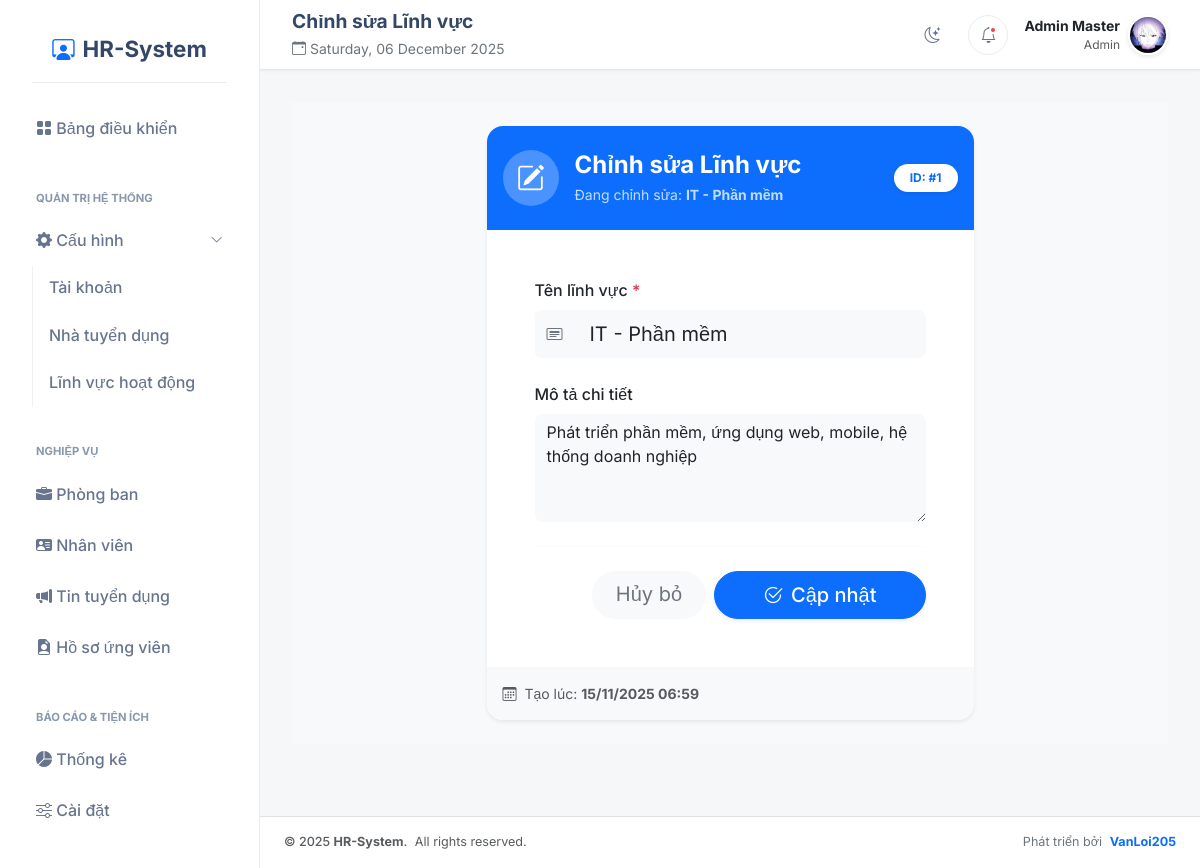
The app's page /public/fields/edit?id=1 (signed in) with its own data.
### tables this page shows
CREATE TABLE `fields` (
  `id` int unsigned NOT NULL AUTO_INCREMENT,
  `field_name` varchar(100) NOT NULL,
  `description` text,
  `created_at` timestamp NOT NULL DEFAULT CURRENT_TIMESTAMP,
  PRIMARY KEY (`id`),
  UNIQUE KEY `field_name_unique` (`field_name`)
);

### src/Core/functions.php (called while the page is built, shortened)
<?php
function view($path, $attributes = [])
{
    require BASE_PATH . 'views/layouts/master.view.php';
}
function e($value)
{
    return htmlspecialchars($value ?? '', ENT_QUOTES, 'UTF-8');
}

### src/Controllers/FieldController.php (called while the page is built, shortened)
<?php
class FieldController extends Controller
{
    protected $fieldModel;
    public function __construct()
    {
        $this->fieldModel = new Field();
    }
    public function edit()
    {
        $id = $_GET['id'] ?? null;
        $field = $this->fieldModel->find($id);
        $data = [
            'title' => 'Chỉnh sửa Lĩnh vực',
            'field' => $field
        ];
        return view('fields/edit', $data);
    }
}

### public/index.php (called while the page is built, shortened)
<?php
    require BASE_PATH . 'src/Core/functions.php';
    $router = new \App\Core\Router();
    $router->get('/login', 'AuthController@index');
    $router->post('/login', 'AuthController@login');
    $router->get('/logout', 'AuthController@logout');
    $router->get('/profile', 'ProfileController@index');
    $router->post('/profile/update', 'ProfileController@update');
    $router->post('/profile/update-info', 'ProfileController@updateInfo');
    $router->post('/profile/change-password', 'ProfileController@changePassword');
    $router->get('/users', 'UserController@index');
    $router->get('/users/create', 'UserController@create');
    $router->post('/users', 'UserController@store');
    $router->get('/users/edit', 'UserController@edit');
    $router->post('/users/update', 'UserController@update');
    $router->post('/users/delete', 'UserController@destroy');
    $router->get('/users/export-excel', 'UserController@exportExcel');
    $router->get('/users/export-pdf', 'UserController@exportPDF');
    $router->get('/departments', 'DepartmentController@index');
    $router->get('/departments/create', 'DepartmentController@create');
    $router->post('/departments', 'DepartmentController@store');
    $router->get('/departments/edit', 'DepartmentController@edit');
    $router->post('/departments/update', 'DepartmentController@update');
    $router->post('/departments/delete', 'DepartmentController@destroy');
    $router->get('/departments/employees', 'DepartmentController@apiGetEmployees');
    $router->get('/departments/export-excel', 'DepartmentController@exportExcel');
    $router->get('/departments/export-pdf', 'DepartmentController@exportPDF');
    $router->get('/departments/api/employees', 'DepartmentController@apiGetEmployees');
    $router->get('/employees', 'EmployeeController@index');
    $router->get('/employees/create', 'EmployeeController@create');
    $router->post('/employees', 'EmployeeController@store');
    $router->get('/employees/edit', 'EmployeeController@edit');
    $router->post('/employees/update', 'EmployeeController@update');
    $router->post('/employees/delete', 'EmployeeController@destroy');
    $router->get('/employees/export-excel', 'EmployeeController@exportExcel');
    $router->get('/employees/export-pdf', 'EmployeeController@exportPDF');
    $router->get('/recruiters', 'RecruiterController@index');
    $router->get('/recruiters/create', 'RecruiterController@create');
    $router->post('/recruiters', 'RecruiterController@store');
    $router->get('/recruiters/edit', 'RecruiterController@edit');
    $router->post('/recruiters/update', 'RecruiterController@update');
    $router->post('/recruiters/delete', 'RecruiterController@destroy');
    $router->get('/recruiters/export-excel', 'RecruiterController@exportExcel');
    $router->get('/fields', 'FieldController@index');
    $router->get('/fields/create', 'FieldController@create');
    $router->post('/fields', 'FieldController@store');
    $router->get('/fields/edit', 'FieldController@edit');
    $router->post('/fields/update', 'FieldController@update');
    $router->post('/fields/delete', 'FieldController@destroy');
    $router->get('/fields/export-excel', 'FieldController@exportExcel');
    $router->get('/fields/export-pdf', 'FieldController@exportPDF');
    $router->get('/positions', 'PositionController@index');
    $router->get('/positions/create', 'PositionController@create');
    $router->post('/positions', 'PositionController@store');
    $router->get('/positions/edit', 'PositionController@edit');
    $router->post('/positions/update', 'PositionController@update');
    $router->post('/positions/delete', 'PositionController@destroy');
    $router->get('/positions/export-excel', 'PositionController@exportExcel');
    $router->get('/positions/export-pdf', 'PositionController@exportPDF');
    $router->get('/candidates', 'CandidateController@index');
    $router->get('/candidates/create', 'CandidateController@create');
    $router->post('/candidates', 'CandidateController@store');
    $router->get('/candidates/edit', 'CandidateController@edit');
    $router->post('/candidates/update', 'CandidateController@update');
    $router->post('/candidates/delete', 'CandidateController@destroy');
    $router->get('/candidates/export-excel', 'CandidateController@exportExcel');
    $router->get('/candidates/export-pdf', 'CandidateController@exportPDF');
    $router->get('/statistics', 'StatisticsController@index');
    $router->get('/statistics/export-excel', 'StatisticsController@exportExcel');
    $router->post('/statistics/export-pdf', 'StatisticsController@exportPDF');
    $router->get('/settings', 'SettingController@index');
    $router->post('/settings/update', 'SettingController@update');
    $router->post('/settings/update', 'SettingController@update');
    $router->get('/', 'DashboardController@index');
    $uri = '/' . ($_GET['uri'] ?? '');
    if (strlen($uri) > 1) {
        $uri = rtrim($uri, '/');
    }
    $method = $_POST['_method'] ?? $_SERVER['REQUEST_METHOD'];
    try {
        $router->dispatch($uri, $method);
    } catch (\App\Core\Exceptions\RouteNotFoundException $e) {
        http_response_code(404);
        echo "404 - Page Not Found";
    } catch (\App\Core\Exceptions\UnauthorizedException $e) {
        http_response_code(403);
        flash('error', $e->getMessage());
        redirect('/login');
    } catch (\Exception $e) {
        http_response_code(500);
        echo "<h1>500 - Lỗi Server</h1><p>" . $e->getMessage() . "</p>";
    }
?>

### src/Core/Database.php (called while the page is built, shortened)
<?php
class Database
{
    public ?PDO $connection = null;
    private static ?Database $instance = null;
    private function __construct()
    {
        $dsn = 'mysql:' . http_build_query([
            'host' => DB_HOST,
            'port' => DB_PORT,
            'dbname' => DB_NAME,
            'charset' => DB_CHARSET
        ], '', ';');
        $options = [
            PDO::ATTR_ERRMODE => PDO::ERRMODE_EXCEPTION,
            PDO::ATTR_DEFAULT_FETCH_MODE => PDO::FETCH_ASSOC,
            PDO::ATTR_EMULATE_PREPARES => false,
        ];
        try {
            $this->connection = new PDO($dsn, DB_USER, DB_PASS, $options);
        } catch (\PDOException $e) {
            throw new \PDOException($e->getMessage(), (int)$e->getCode());
        }
    }
    public static function getInstance(): Database
    {
        if (self::$instance === null) {
            self::$instance = new self();
        }
        return self::$instance;
    }
    public function query(string $query, array $params = []): \PDOStatement
    {
        $stmt = $this->connection->prepare($query);
        $stmt->execute($params);
        return $stmt;
    }
}

### src/Core/Model.php (called while the page is built, shortened)
<?php
abstract class Model
{
    public function __construct()
    {
        $this->db = Database::getInstance();
    }
}

### src/Models/Field.php (called while the page is built, shortened)
<?php
class Field extends Model
{
    public function find($id)
    {
        return $this->db->query("SELECT * FROM fields WHERE id = :id", ['id' => $id])->fetch();
    }
}

### views/fields/edit.view.php (the view, shortened to what this page needs)
<div class="container-fluid py-4 bg-light">
    <div class="row justify-content-center">
        <div class="col-lg-7">
            <div class="card border-0 shadow-sm rounded-4 overflow-hidden field-card">
                <div class="card-header border-0 py-4 bg-primary text-white">
                    <div class="d-flex align-items-center">
                        <div class="icon-box bg-white bg-opacity-25 rounded-circle p-3 me-3 d-flex align-items-center justify-content-center" style="width: 56px; height: 56px;">
                            <i class="bi bi-pencil-square fs-3"></i>
                        </div>
                        <div class="flex-grow-1">
                            <h4 class="mb-1 fw-bold"><?php echo e($title); ?></h4>
                            <p class="mb-0 opacity-75 small">
                                Đang chỉnh sửa: <strong><?php echo e($field['field_name']); ?></strong>
                            </p>
                        </div>
                        <span class="badge bg-white text-primary rounded-pill px-3 py-2 fw-bold shadow-sm d-none d-md-block">
                            ID: #<?php echo e($field['id']); ?>
                        </span>
                    </div>
                </div>
                <div class="card-body p-4 p-md-5">
                    <form method="POST" action="<?php echo BASE_URL; ?>/fields/update" class="needs-validation" novalidate>
                        <div class="mb-4">
                            <label class="form-label fw-medium">Tên lĩnh vực <span class="text-danger">*</span></label>
                            <div class="input-group">
                                <span class="input-group-text bg-light border-0"><i class="bi bi-card-heading text-secondary"></i></span>
                                <input type="text" name="field_name" class="form-control form-control-lg bg-light border-0"
                                       value="<?php echo e($field['field_name']); ?>" required>
                            </div>
                        </div>
                        <div class="mb-4">
                            <label class="form-label fw-medium">Mô tả chi tiết</label>
                            <textarea name="description" rows="4" class="form-control bg-light border-0 rounded-3"><?php echo e($field['description']); ?></textarea>
                        </div>
                        <hr class="border-secondary border-opacity-10 my-4">
                        <div class="d-flex gap-2 justify-content-end">
                            <a href="<?php echo BASE_URL; ?>/fields" class="btn btn-light btn-lg px-4 rounded-pill border-0 text-secondary">Hủy bỏ</a>
                            <button type="submit" class="btn btn-primary btn-lg px-5 rounded-pill shadow-sm fw-medium">
                                <i class="bi bi-check2-circle me-2"></i>Cập nhật
                            </button>
                        </div>
                    </form>
                </div>
                <div class="card-footer bg-light border-0 py-3">
                    <div class="d-flex justify-content-between align-items-center text-muted small">
                        <span>
                            <i class="bi bi-calendar3 me-1"></i>
                            Tạo lúc: <strong><?php echo date('d/m/Y H:i', strtotime($field['created_at'])); ?></strong>
                        </span>
                    </div>
                </div>
            </div>
        </div>
    </div>
</div>

### src/Core/Router.php (shortened to what this page needs)
<?php
class Router
{
    protected array $routes = [];
    public function add(string $method, string $uri, string $controller): void
    {
        $this->routes[] = [
            'method' => $method,
            'uri' => $uri,
            'controller' => $controller,
        ];
    }
    public function dispatch(string $uri, string $method): void
    {
        foreach ($this->routes as $route) {
            if ($route['uri'] === $uri && $route['method'] === strtoupper($method)) {
                list($controller, $action) = explode('@', $route['controller']);
                $controllerInstance = new $controllerClass();
                $controllerInstance->{$action}();
                return;
            }
        }
        throw new RouteNotFoundException("No route found for URI: $uri");
    }
}

### public/assets/css/custom.css (style rules this page uses)
:root { --sidebar-bg-light: #ffffff; --sidebar-text-light: #344767; --sidebar-border-light: #e9ecef; --topbar-bg-light: rgba(255, 255, 255, 0.95); --glass-bg-dark: rgba(20, 20, 20, 0.92); --glass-border-dark: rgba(255, 255, 255, 0.1); --text-primary-dark: #ffffff; --text-secondary-dark: #b0b0b5; --active-bg-dark: rgba(0, 122, 255, 0.2); --active-text-dark: #3b82f6; }
body, .sidebar, .topbar, .card, .nav-link, i, span { transition: background-color 0.3s ease, color 0.3s ease, border-color 0.3s ease; }
body { background-color: #f5f7f9; min-height: 100vh; }

### views/layouts/master.view.php (style rules this page uses)
body { font-family: 'Inter', sans-serif; }

### records on screen
fields: field_name "IT - Phần mềm", id "1", description "Phát triển phần mềm, ứng dụng web, mobile, hệ thống doanh nghiệp", created_at "15/11/2025 06:59"
